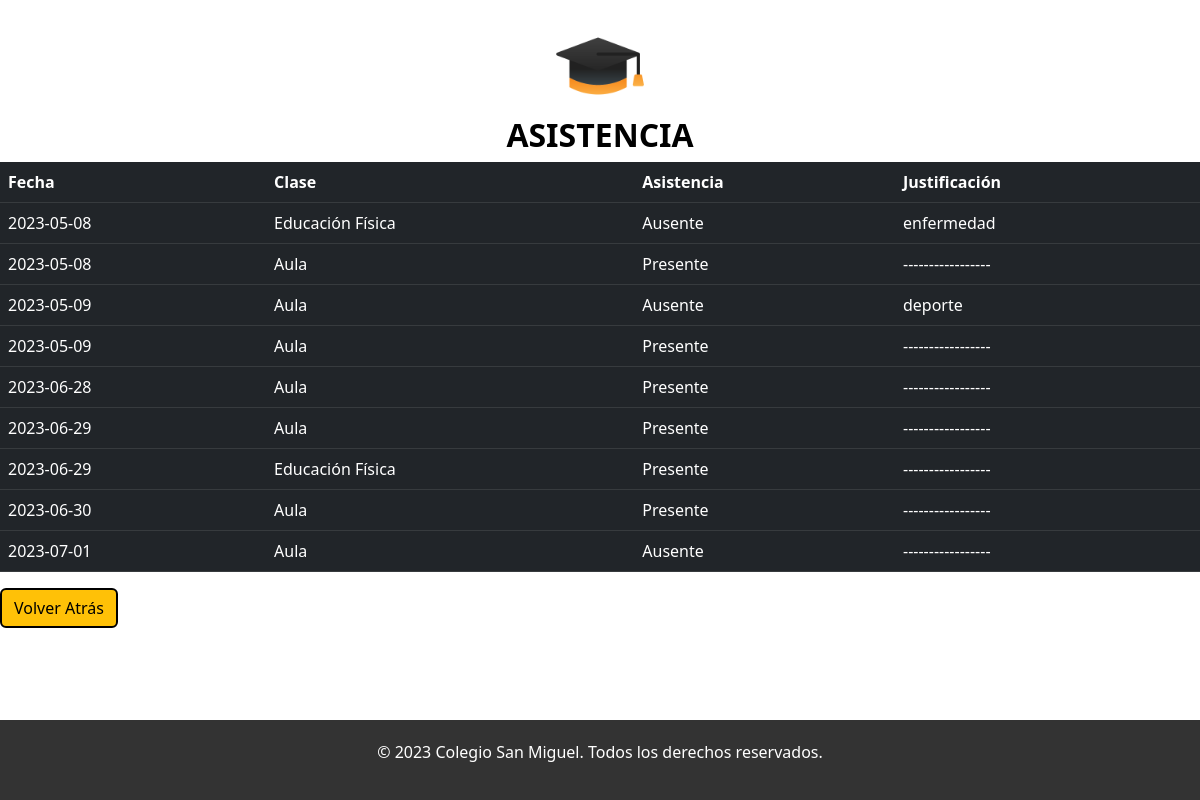
Page /asistencia/1 on the committed database.
### models.py (models this page shows)
class Asistencia(db.Model):
    __tablename__ = "asistencia"
    id = db.Column(db.Integer, primary_key = True)
    fecha = db.Column(db.Date)
    codigoclase = db.Column(db.Integer)
    asistio = db.Column(db.Text)
    justificacion = db.Column(db.String(100), nullable = False)
    idestudiante = db.Column(db.Integer, db.ForeignKey('estudiante.id'))

### app.py (the view)
@app.route("/asistencia/<int:estudiante_id>")
def asistencia(estudiante_id):
    return render_template("asistencia.html", asistencias = Asistencia.query.filter(Asistencia.idestudiante == estudiante_id).all() ,band = True)

### templates/asistencia.html (shortened to what this page needs)
<!DOCTYPE html>
<html>
<head>
<link rel="stylesheet" href="{{ url_for('static', filename='css/estilos.css') }}" type="text/css" />
<link href="https://cdn.jsdelivr.net/npm/bootstrap@5.2.3/dist/css/bootstrap.min.css" rel="stylesheet">
</head>
<body>
  <div class="container form-container d-flex flex-column align-items-center justify-content-center">
    <img src="../static/logo 4.png" alt="Python Logo" width="60" height="60" class="login-logo">
 </div>
 <h2 class="fw-bold mb-2 text-uppercase text-center">
  Asistencia
</h2>
<table class="table table-dark table-hover">
  <thead>
    <tr>
      <th scope="col">Fecha</th>
      <th scope="col">Clase</th>
      <th scope="col">Asistencia</th>
      <th scope="col">Justificación</th>
    </tr>
  </thead>
  <tbody>{% for asistencia in asistencias %}
    <tr>
      <td>{{asistencia.fecha}}</td>
      {% if asistencia.codigoclase == 1 %}
      <td>Aula</td>
      {% else %}
      <td>Educación Física</td>
      {% endif %}
      {% if asistencia.asistio == "s" %}
      <td>Presente</td>
      {% else %}
      <td>Ausente</td>
      {% endif %}
      {% if asistencia.justificacion != "" %}
      <td>{{asistencia.justificacion}}</td>
      {% else %}
      <td>-----------------</td>
      {% endif %}
    </tr>
    {% endfor %}
  </tbody>
</table>
<a href="{{ url_for('buscarEstudiantes') }}" class="btn btn-warning" style="border:2px solid black">Volver Atrás</a>
<footer>
  <div class="container">
    <div class="row">
      <div class="col-md-12">
        <p>&copy; 2023 Colegio San Miguel. Todos los derechos reservados.</p>
      </div>
    </div>
  </div>
</footer>
</body>
</html>

### static/css/estilos.css (style rules this page uses)
* { box-sizing: border-box; }
h2 { color:white; }
body { padding-bottom: 100px; }
footer { background-color: #343a40; color: #fff; padding: 20px 0; text-align: center; }
h2 { color: #000000; }
.login-logo { position: relative; display: block; margin: 0 auto; width: 100px; height: 100px; margin-top: 1rem; }
.form-container { text-align: center; position: relative; }
footer { position: fixed; left: 0; bottom: 0; width: 100%; }
footer { background-color: #333; color: #fff; padding: 20px; }

### rows in the picture
Asistencia: fecha "2023-05-08", codigoclase "Educación Física", asistio "Ausente", justificacion "enfermedad"
Asistencia: fecha "2023-05-08", codigoclase "Aula", asistio "Presente"
Asistencia: fecha "2023-05-09", codigoclase "Aula", asistio "Ausente", justificacion "deporte"
Asistencia: fecha "2023-05-09", codigoclase "Aula", asistio "Presente"
Asistencia: fecha "2023-06-28", codigoclase "Aula", asistio "Presente"
Asistencia: fecha "2023-06-29", codigoclase "Aula", asistio "Presente"
Asistencia: fecha "2023-06-29", codigoclase "Educación Física", asistio "Presente"
Asistencia: fecha "2023-06-30", codigoclase "Aula", asistio "Presente"
Asistencia: fecha "2023-07-01", codigoclase "Aula", asistio "Ausente"
